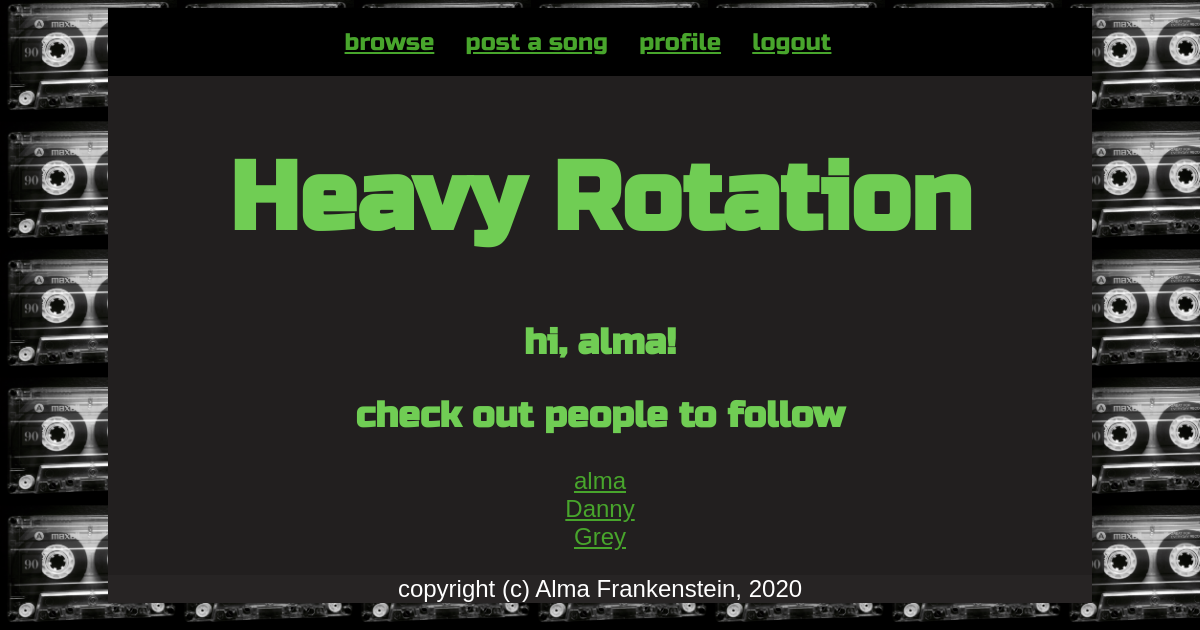
Page /see_users (signed in) on the committed database.
### models.py (models this page shows, shortened)
class User(UserMixin, db.Model):
    id = db.Column(db.Integer, primary_key=True)  # Column instance creates field
    username = db.Column(db.String(64), index=True, unique=True)
    password_hash = db.Column(db.String(128))
    songs = db.relationship('Song', backref='contributer', lazy='dynamic')
    about_me = db.Column(db.String(140))
    followed = db.relationship(         # many-to-many
        'User', secondary=followers,    # user being followed (left side following right side)
        primaryjoin=(followers.c.follower_id==id),
        secondaryjoin=(followers.c.followed_id==id),
        backref=db.backref('followers', lazy='dynamic'), lazy='dynamic')

### heavy_app.py (the view)
@app.route('/see_users')
@login_required
def see_users():
    users = User.query.all()
    return render_template('see_users.html', users=users)

### models.py (called while the page is built)
@login.user_loader
def load_user(id):
    return User.query.get(int(id))

### templates/see_users.html (shortened to what this page needs)
{% extends "base.html" %}
{% block content %}
<div class="header">
  <a class="link" href="{{ url_for('browse') }}">browse</a>
  <a class="link" href="{{ url_for('index') }}">post a song</a>
  <a class="link" href="{{ url_for('user', username=current_user.username) }}">profile</a>
  <a class="link" href="{{ url_for('logout') }}">logout</a>
</div>
<h1>Heavy Rotation</h2>
<h2>hi, {{ current_user.username }}!</h3>
<h2>check out people to follow</h2>
{% if users %}
{% for user in users %}
<div class="singleUser">
  <a style="color: rgb(72, 165, 44);" href="{{ url_for('user', username=user.username) }}">
{{ user.username }}</a>
{% endfor %}
{% else %}
<h3>no other users yet</h3>
{% endif %}
{% endblock %}

### templates/base.html (style rules this page uses)
body { color: rgb(112, 205, 84); text-align: center; font-family: Arial, Helvetica, sans-serif; font-size: x-large; margin-left: 9%; margin-right: 9%; background-color: #222222; background: repeating-linear-gradient(45deg, #555454 0%, #464545 10%, #494848 0%, #414040 50%) 0 / 15px 15px; background-image: url(../static/cassette.jpg); background-size: 177px 128px; }
.link { padding-right: 1em; color: rgb(72, 165, 44); text-align: center; }
.header { background-color: black; padding-top: 2%; padding-bottom: 2%; font-family: 'Russo One'; }
h2 { font-family: 'Russo One'; }
h1 { color: rgb(112, 205, 84); font-family: 'Russo One', Arial, Helvetica, sans-serif; font-size: 4em; text-decoration: none; -webkit-transition: all 0.5s; -moz-transition: all 0.5s; transition: all 0.5s; -webkit-animation: neon1 1s ease-in-out infinite alternate; -moz-animation: neon1 1s ease-in-out infinite alternate; animation: neon1 1s ease-in-out infinite alternate; }

### rows in the picture
User: username "alma"
User: username "Danny"
User: username "Grey"
